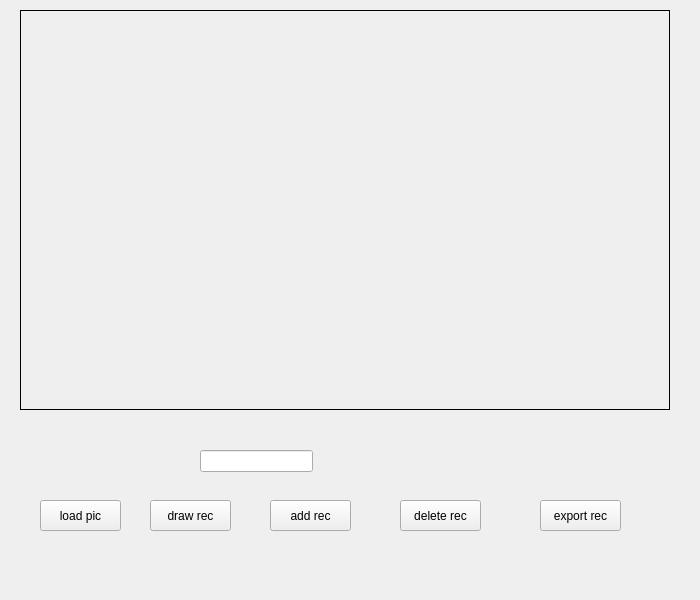
<?xml version="1.0" encoding="UTF-8"?>
<ui version="4.0">
 <class>MainWindow</class>
 <widget class="QMainWindow" name="MainWindow">
  <property name="geometry">
   <rect>
    <x>0</x>
    <y>0</y>
    <width>700</width>
    <height>600</height>
   </rect>
  </property>
  <property name="windowTitle">
   <string>MainWindow</string>
  </property>
  <widget class="QWidget" name="centralwidget">
   <widget class="QPushButton" name="pushButton">
    <property name="geometry">
     <rect>
      <x>40</x>
      <y>500</y>
      <width>81</width>
      <height>31</height>
     </rect>
    </property>
    <property name="text">
     <string>load pic</string>
    </property>
   </widget>
   <widget class="QPushButton" name="pushButton_2">
    <property name="geometry">
     <rect>
      <x>150</x>
      <y>500</y>
      <width>81</width>
      <height>31</height>
     </rect>
    </property>
    <property name="text">
     <string>draw rec</string>
    </property>
   </widget>
   <widget class="QLabel" name="label">
    <property name="geometry">
     <rect>
      <x>20</x>
      <y>10</y>
      <width>650</width>
      <height>400</height>
     </rect>
    </property>
    <property name="frameShape">
     <enum>QFrame::Box</enum>
    </property>
    <property name="text">
     <string/>
    </property>
    <property name="scaledContents">
     <bool>true</bool>
    </property>
   </widget>
   <widget class="QPushButton" name="pushButton_3">
    <property name="geometry">
     <rect>
      <x>400</x>
      <y>500</y>
      <width>81</width>
      <height>31</height>
     </rect>
    </property>
    <property name="text">
     <string>delete rec</string>
    </property>
   </widget>
   <widget class="QPushButton" name="pushButton_4">
    <property name="geometry">
     <rect>
      <x>540</x>
      <y>500</y>
      <width>81</width>
      <height>31</height>
     </rect>
    </property>
    <property name="text">
     <string>export rec</string>
    </property>
   </widget>
   <widget class="QPushButton" name="pushButton_5">
    <property name="geometry">
     <rect>
      <x>270</x>
      <y>500</y>
      <width>81</width>
      <height>31</height>
     </rect>
    </property>
    <property name="text">
     <string>add rec</string>
    </property>
   </widget>
   <widget class="QLineEdit" name="lineEdit">
    <property name="geometry">
     <rect>
      <x>200</x>
      <y>450</y>
      <width>113</width>
      <height>22</height>
     </rect>
    </property>
   </widget>
  </widget>
 </widget>
 <resources/>
 <connections/>
</ui>
